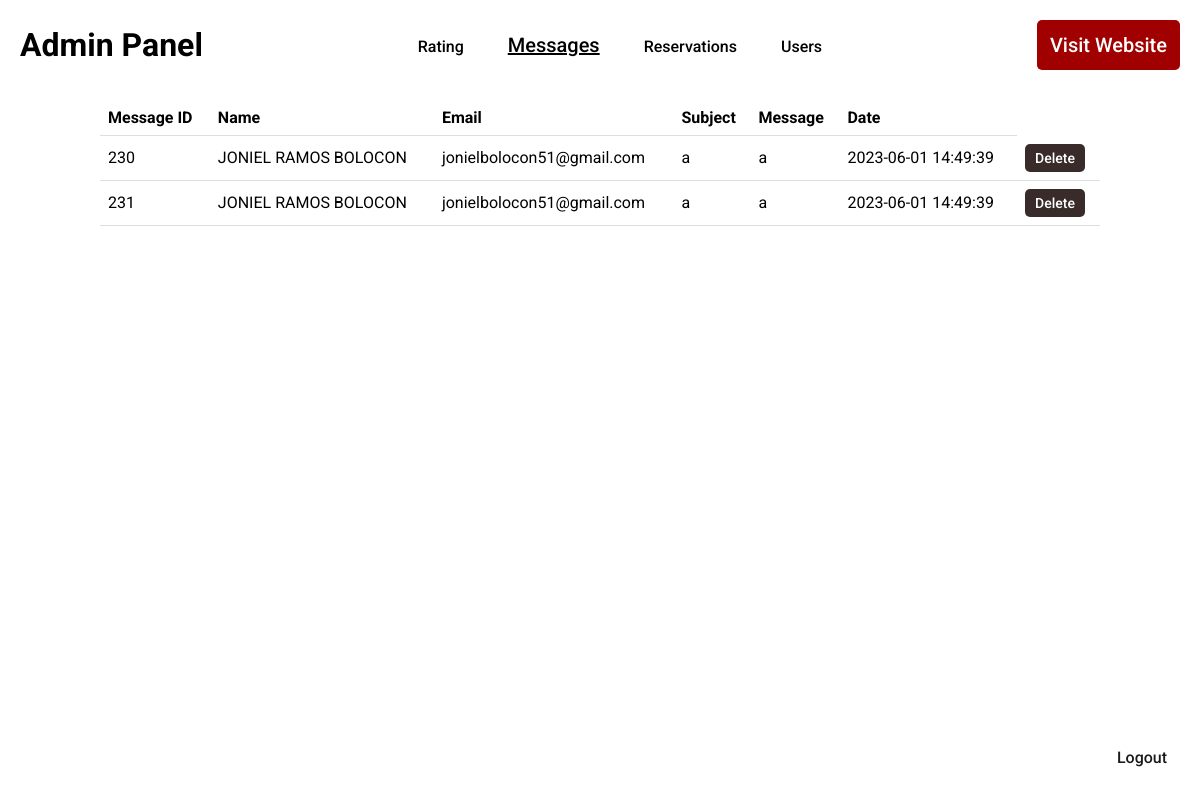
The page /admin/admin-message.php on the database its author committed.
### tables this page shows
CREATE TABLE `contacts` (
  `mssg_ID` int(11) NOT NULL,
  `name` varchar(100) NOT NULL,
  `email` varchar(100) NOT NULL,
  `subject` varchar(100) NOT NULL,
  `message` varchar(100) NOT NULL,
  `date` timestamp NOT NULL DEFAULT current_timestamp() ON UPDATE current_timestamp()
);

### admin/admin-messages.php (the view, shortened to what this page needs)
<?php
require_once $_SERVER['DOCUMENT_ROOT'] . '/XAMPP/htdocs/website/PHP/connection.php';
$servername = 'localhost';
$username = 'root';
$password = '';
$dbname = 'signupforms';
try {
    $conn = new PDO("mysql:host=$servername;dbname=$dbname;charset=utf8mb4", $username, $password);
    $conn->setAttribute(PDO::ATTR_ERRMODE, PDO::ERRMODE_EXCEPTION);
} catch (PDOException $e) {
    die("Connection failed: " . $e->getMessage());
}
$stmt = $conn->query("SELECT * FROM `contacts`");
$users = $stmt->fetchAll();
if (!empty($users)) {
    foreach ($users as $user) {
        echo "<tr>";
        echo "<td>" . $user['mssg_ID'] . "</td>";
        echo "<td>" . $user['name'] . "</td>";
        echo "<td>" . $user['email'] . "</td>";
        echo "<td>" . $user['subject'] . "</td>";
        echo "<td>" . $user['message'] . "</td>";
        echo "<td>" . $user['date'] . "</td>";
        echo "<td>";
        echo "<form method='POST'>";
        echo "<button class='update-btn' type='submit'>Delete</button>";
        echo "</form>";
        echo "</td>";
        echo "</tr>";
    }
} else {
    echo "<tr><td colspan='7'>No Message Found</td></tr>";
}
echo "</table>";
?>

### admin/admin-messages.css (style rules this page uses)
* { box-sizing: border-box; padding: 0; margin: 0; }
body { font-family: 'Roboto'; }
li, a, button { font-family: "Roboto"; font-weight: 500; font-size: 16px; text-decoration: none; color: rgb(27, 27, 27); }
button, .ctn { border: none; border-radius: 5px; background-color: #a10000; padding: 13px 13px; color: white; cursor: pointer; transition: all 0.3s ease 0s; font-size: 20px; }
th, td { padding: 8px; text-align: left; border-bottom: 1px solid #ddd; }
.update-btn { padding: 6px 10px; background-color: #3a2b2b; color: white; border: none; cursor: pointer; font-size: 14px; }

### rows shown on the page
contacts: mssg_ID "230", name "JONIEL RAMOS BOLOCON", email "jonielbolocon51@gmail.com", subject "a", message "a", date "2023-06-01 14:49:39"
contacts: mssg_ID "231", name "JONIEL RAMOS BOLOCON", email "jonielbolocon51@gmail.com", subject "a", message "a", date "2023-06-01 14:49:39"
